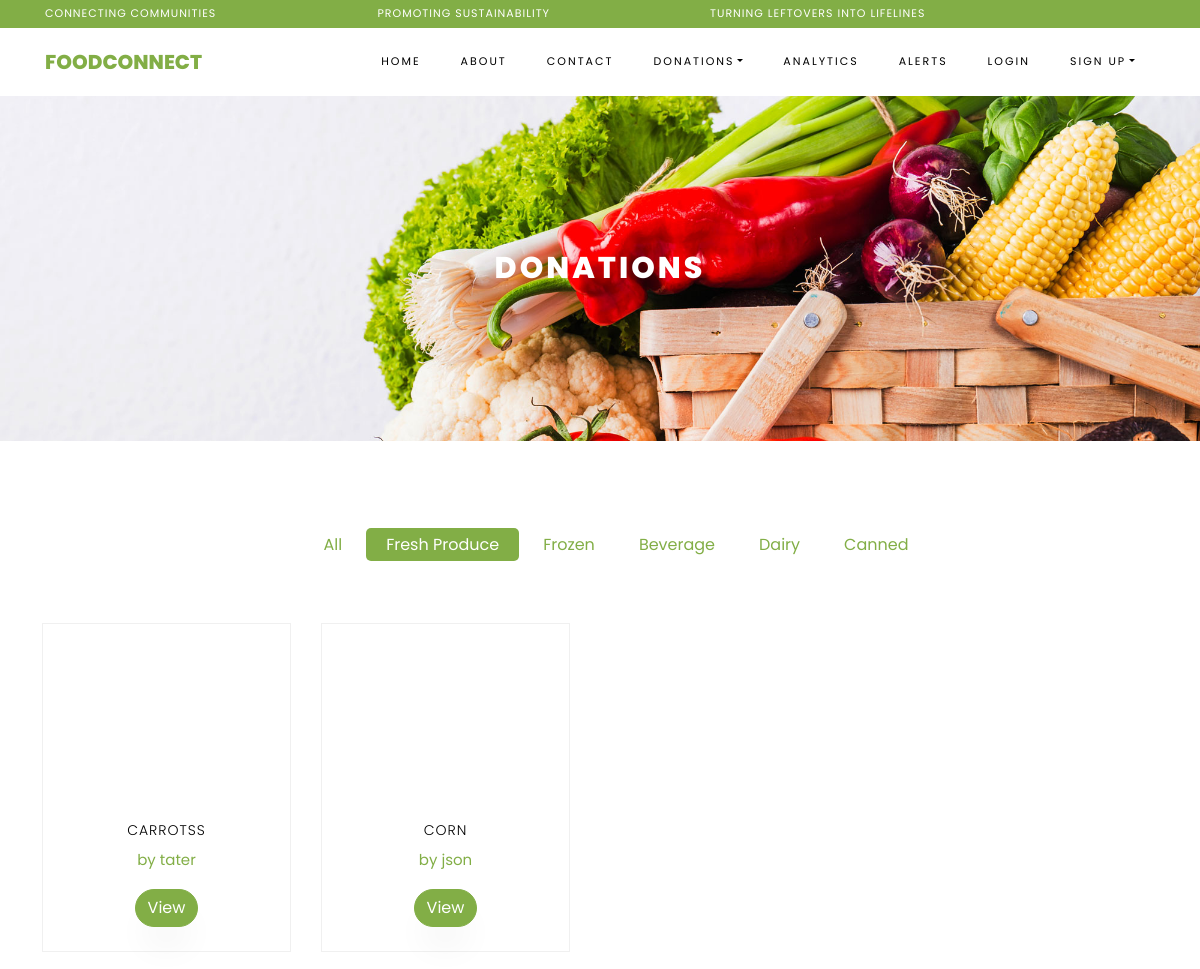
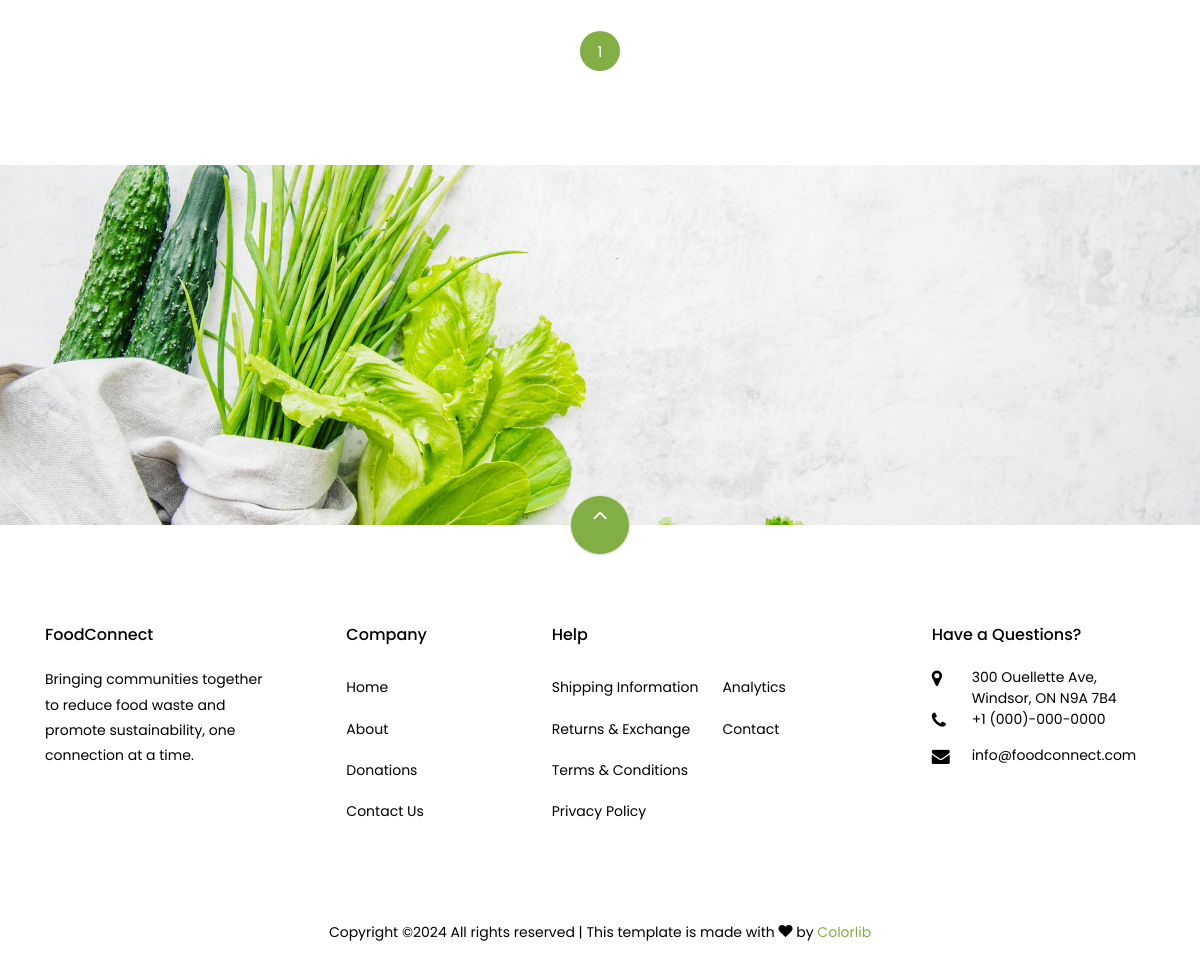
The page /donations/?category_id=1 on the database its author committed (2 pictures, top to bottom).
### donations/models.py (models this page shows, shortened)
class Category(models.Model):
    name = models.CharField(max_length=100, unique=True)

class Product(models.Model):
    UNIT_CHOICES = [
        ('g', 'Grams'),
        ('kg', 'Kilograms'),
        ('liters', 'Liters'),
        ('ml', 'Milliliters'),
    ]
    name = models.CharField(max_length=100)
    donated_by = models.ForeignKey(User, on_delete=models.SET_NULL, null=True)
    description = models.TextField(null=True, blank=True)
    category = models.ForeignKey(Category, on_delete=models.CASCADE, related_name='category')
    quantity = models.PositiveIntegerField()
    weight = models.PositiveIntegerField()
    unit = models.CharField(max_length=10, choices=UNIT_CHOICES)
    rating = models.PositiveIntegerField(default=0)
    amount_donated = models.PositiveIntegerField(default=0)
    expiry_date = models.DateField(blank=True, null=True)
    image = models.ImageField(upload_to='product_images/', blank=True, null=True)
    date_created = models.DateTimeField(auto_now_add=True)

### donations/views.py (the view)
# urls.py: path('', views.donations_view, name='donations' ),
def donations_view(request):
    categories = Category.objects.all()
    category_id = request.GET.get('category_id')
    if category_id:
        products = Product.objects.filter(category_id=category_id, expiry_date__gte=now())
    else:
        products = Product.objects.filter(expiry_date__gte=now())
    paginator = Paginator(products, 8)
    page_number = request.GET.get('page', 1)
    page_obj = paginator.get_page(page_number)
    return render(request, '../templates/donations/donations.html', {'products':page_obj, 'categories': categories, 'page_obj': page_obj,'current_category': int(category_id) if category_id else None,})

### templates/donations/donations.html (shortened to what this page needs)
{% extends 'webpages/base.html' %}
{% load static %}
{% block content %}
    <div class="hero-wrap hero-bread" style="background-image: url('{% static "images/bg_1.jpg" %}');">
        <div class="container">
            <div class="row no-gutters slider-text align-items-center justify-content-center">
                <div class="col-md-9 ftco-animate text-center">
                    <h1 class="mb-0 bread">Donations</h1>
                </div>
            </div>
        </div>
    </div>
    <section class="ftco-section">
        <div class="container">
            <div class="row justify-content-center">
                <div class="col-md-10 mb-5 text-center">
                    <ul class="product-category">
                        <li>
                            <a href="{% url 'donations' %}" class="{% if not current_category %}active{% endif %}">All</a>
                        </li>
                        {% for category in categories %}
                            <li>
                                <a href="{% url 'donations' %}?category_id={{ category.id }}"
                                   class="{% if current_category == category.id %}active{% endif %}">
                                    {{ category.name }}
                                </a>
                            </li>
                        {% endfor %}
                    </ul>
                </div>
            </div>
            {% if products %}
                <div class="row">
                    {% for product in products %}
                        {% if forloop.counter0|divisibleby:4 %}
                        <div class="row">
                        {% endif %}
                        <div class="col-md-6 col-lg-3 ftco-animate">
                            <div class="product py-3 pb-4 px-3 d-flex flex-column align-items-center justify-content-between" style="height: 100%;">
                                <a href="{% url 'product_detail' product.id %}" class="img-prod">
                                </a>
                                <div class="text text-center">
                                    <h3><a href="{% url 'product_detail' product.id %}">{{ product.name }}</a></h3>
                                    <p><a href="{% url 'product_detail' product.id %}">by {{ product.donated_by }}</a></p>
                                    <a href="{% url 'product_detail' product.id %}"><button class="btn btn-primary">View</button></a>
                                </div>
                            </div>
                        </div>
                        {% if forloop.counter|divisibleby:4 or forloop.last %}
                        </div>
                        {% endif %}
                    {% endfor %}
                </div>
                <div class="row mt-5">
                    <div class="col text-center">
                        <div class="block-27">
                            <ul>
                                {% for num in page_obj.paginator.page_range %}
                                    {% if page_obj.number == num %}
                                        <li class="active"><span>{{ num }}</span></li>
                                    {% else %}
                                        <li><a href="?page={{ num }}">{{ num }}</a></li>
                                    {% endif %}
                                {% endfor %}
                            </ul>
                        </div>
                    </div>
                </div>
            {% else %}
                <div class="row mt-5">
                    <div class="col text-center">
                        <p>No dontions found, <a href="{% url 'donate' %}">Donate now!</a></p>
                    </div>
                </div>
            {% endif %}
        </div>
    </section>
{% endblock %}

### rows shown on the page
Category: name "Fresh Produce"
Category: name "Frozen"
Category: name "Beverage"
Category: name "Dairy"
Category: name "Canned"
Product: name "CARROTSS", donated_by "tater"
Product: name "CORN", donated_by "json"

### other values the page prints
{{ num }} "1"
